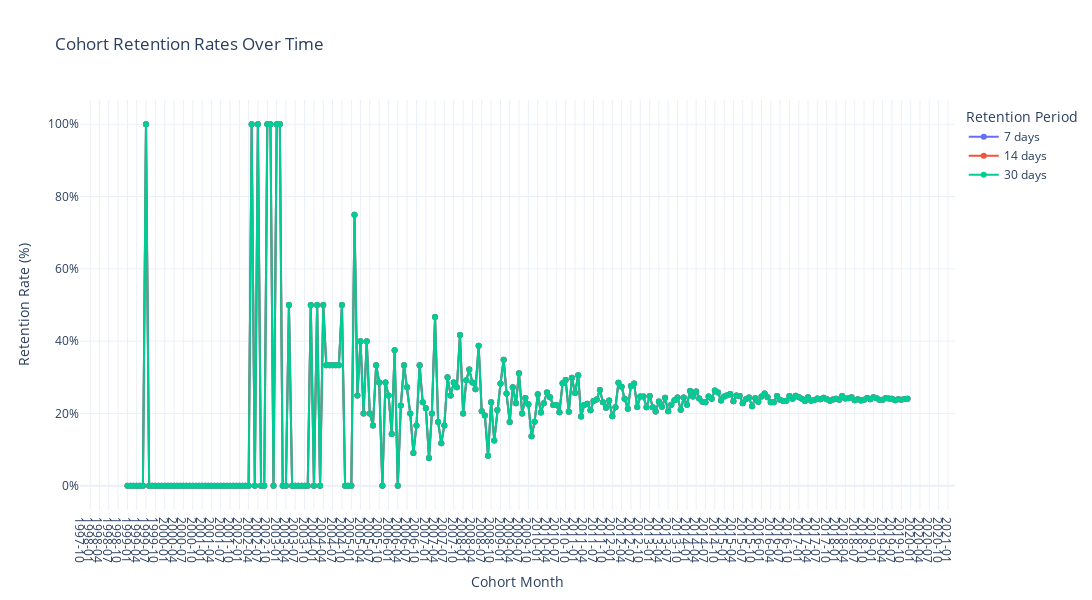
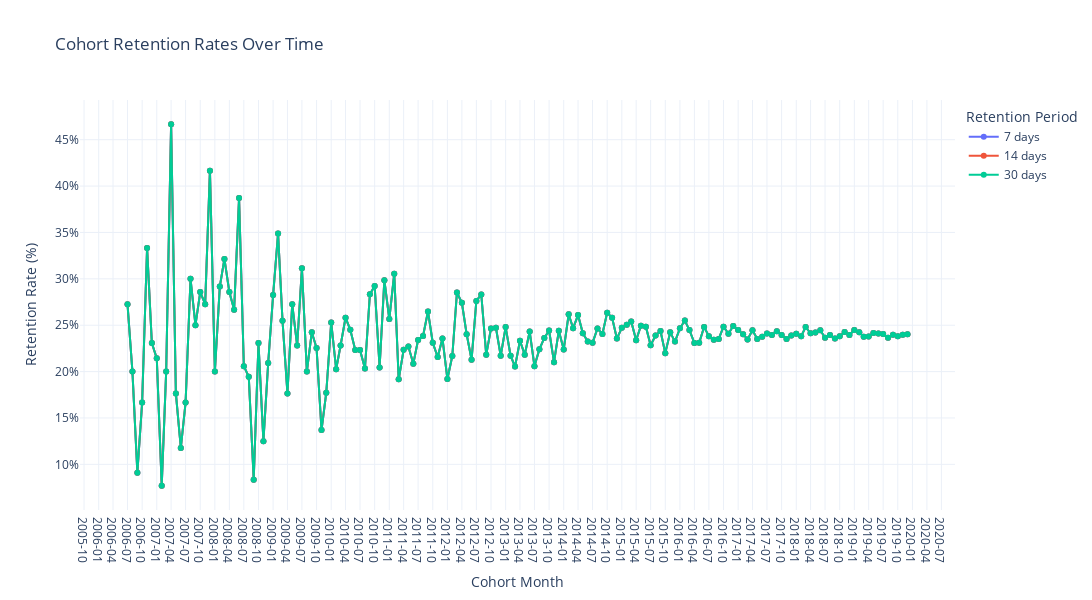
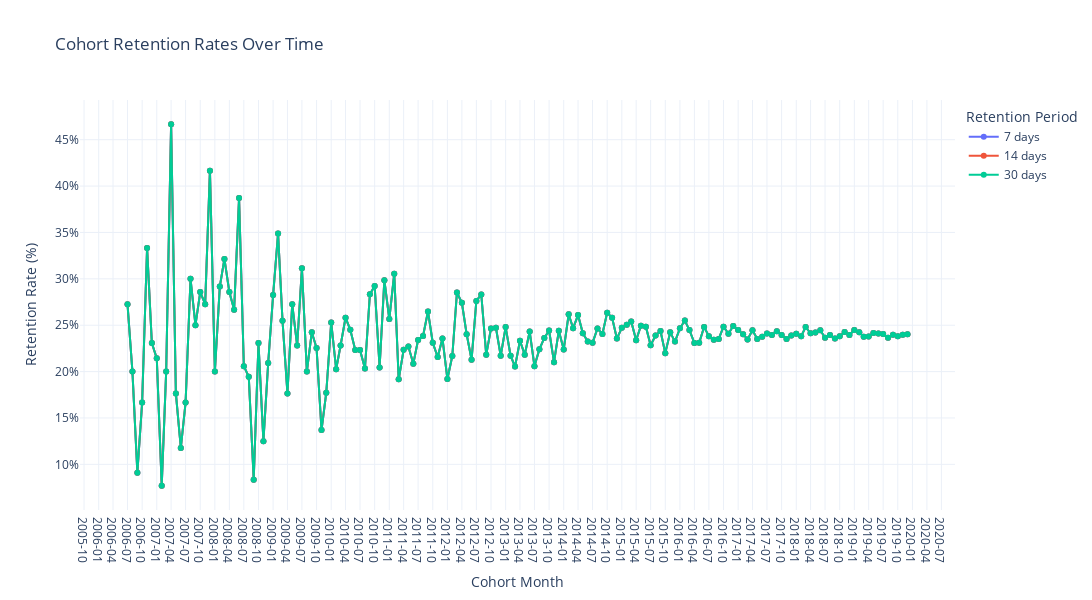

Notebook code for these charts, in order:
### Code cell
# Generate all cohort months
cohort_months = [(year, month) for year in range(1999, 2020) for month in range(1, 13)]

# Get results
results = cohort_retention_batch(df, cohort_months, [7, 14, 30])

# Plot with Plotly
plot_cohort_retention_plotly(results, retention_days=[7, 14, 30])

# Optional: Filter out small cohorts (e.g., only show cohorts with at least 10 users)
plot_cohort_retention_plotly(results, retention_days=[7, 14, 30], min_cohort_size=10)

### Figure 1 — Plotly figure (JSON) as saved in the notebook; plotly's stock layout.template omitted (floating-point values rounded to 4 significant figures; data arrays with more than 128 entries replaced by an {"elided": "..."} marker saying what was removed)
{"data": [{"customdata": {"elided": "252x1 int values"}, "hovertemplate": "Retention Period=7 days<br>Cohort Month=%{x}<br>Retention Rate (%)=%{y}<br>cohort_size=%{customdata[0]}<extra></extra>", "legendgroup": "7 days", "line": {"color": "#636efa", "dash": "solid"}, "marker": {"symbol": "circle"}, "mode": "lines+markers", "name": "7 days", "orientation": "v", "showlegend": true, "type": "scatter", "x": {"elided": "252 str values"}, "xaxis": "x", "y": {"elided": "252 float values"}, "yaxis": "y"}, {"customdata": {"elided": "252x1 int values"}, "hovertemplate": "Retention Period=14 days<br>Cohort Month=%{x}<br>Retention Rate (%)=%{y}<br>cohort_size=%{customdata[0]}<extra></extra>", "legendgroup": "14 days", "line": {"color": "#EF553B", "dash": "solid"}, "marker": {"symbol": "circle"}, "mode": "lines+markers", "name": "14 days", "orientation": "v", "showlegend": true, "type": "scatter", "x": {"elided": "252 str values"}, "xaxis": "x", "y": {"elided": "252 float values"}, "yaxis": "y"}, {"customdata": {"elided": "252x1 int values"}, "hovertemplate": "Retention Period=30 days<br>Cohort Month=%{x}<br>Retention Rate (%)=%{y}<br>cohort_size=%{customdata[0]}<extra></extra>", "legendgroup": "30 days", "line": {"color": "#00cc96", "dash": "solid"}, "marker": {"symbol": "circle"}, "mode": "lines+markers", "name": "30 days", "orientation": "v", "showlegend": true, "type": "scatter", "x": {"elided": "252 str values"}, "xaxis": "x", "y": {"elided": "252 float values"}, "yaxis": "y"}], "layout": {"height": 600, "hovermode": "x unified", "legend": {"title": {"text": "Retention Period"}, "tracegroupgap": 0, "x": 1.01, "xanchor": "left", "y": 0.99, "yanchor": "top"}, "title": {"text": "Cohort Retention Rates Over Time"}, "width": 1200, "xaxis": {"anchor": "y", "domain": [0, 1], "dtick": "M3", "tickformat": "%Y-%m", "title": {"text": "Cohort Month"}}, "yaxis": {"anchor": "x", "domain": [0, 1], "ticksuffix": "%", "title": {"text": "Retention Rate (%)"}}}}

### Figure 2 — Plotly figure (JSON) as saved in the notebook; plotly's stock layout.template omitted (floating-point values rounded to 4 significant figures; data arrays with more than 128 entries replaced by an {"elided": "..."} marker saying what was removed)
{"data": [{"customdata": {"elided": "162x1 int values"}, "hovertemplate": "Retention Period=7 days<br>Cohort Month=%{x}<br>Retention Rate (%)=%{y}<br>cohort_size=%{customdata[0]}<extra></extra>", "legendgroup": "7 days", "line": {"color": "#636efa", "dash": "solid"}, "marker": {"symbol": "circle"}, "mode": "lines+markers", "name": "7 days", "orientation": "v", "showlegend": true, "type": "scatter", "x": {"elided": "162 str values"}, "xaxis": "x", "y": {"elided": "162 float values"}, "yaxis": "y"}, {"customdata": {"elided": "162x1 int values"}, "hovertemplate": "Retention Period=14 days<br>Cohort Month=%{x}<br>Retention Rate (%)=%{y}<br>cohort_size=%{customdata[0]}<extra></extra>", "legendgroup": "14 days", "line": {"color": "#EF553B", "dash": "solid"}, "marker": {"symbol": "circle"}, "mode": "lines+markers", "name": "14 days", "orientation": "v", "showlegend": true, "type": "scatter", "x": {"elided": "162 str values"}, "xaxis": "x", "y": {"elided": "162 float values"}, "yaxis": "y"}, {"customdata": {"elided": "162x1 int values"}, "hovertemplate": "Retention Period=30 days<br>Cohort Month=%{x}<br>Retention Rate (%)=%{y}<br>cohort_size=%{customdata[0]}<extra></extra>", "legendgroup": "30 days", "line": {"color": "#00cc96", "dash": "solid"}, "marker": {"symbol": "circle"}, "mode": "lines+markers", "name": "30 days", "orientation": "v", "showlegend": true, "type": "scatter", "x": {"elided": "162 str values"}, "xaxis": "x", "y": {"elided": "162 float values"}, "yaxis": "y"}], "layout": {"height": 600, "hovermode": "x unified", "legend": {"title": {"text": "Retention Period"}, "tracegroupgap": 0, "x": 1.01, "xanchor": "left", "y": 0.99, "yanchor": "top"}, "title": {"text": "Cohort Retention Rates Over Time"}, "width": 1200, "xaxis": {"anchor": "y", "domain": [0, 1], "dtick": "M3", "tickformat": "%Y-%m", "title": {"text": "Cohort Month"}}, "yaxis": {"anchor": "x", "domain": [0, 1], "ticksuffix": "%", "title": {"text": "Retention Rate (%)"}}}}

### Figure 3 — Plotly figure (JSON) as saved in the notebook; plotly's stock layout.template omitted (floating-point values rounded to 4 significant figures; data arrays with more than 128 entries replaced by an {"elided": "..."} marker saying what was removed)
{"data": [{"customdata": {"elided": "162x1 int values"}, "hovertemplate": "Retention Period=7 days<br>Cohort Month=%{x}<br>Retention Rate (%)=%{y}<br>cohort_size=%{customdata[0]}<extra></extra>", "legendgroup": "7 days", "line": {"color": "#636efa", "dash": "solid"}, "marker": {"symbol": "circle"}, "mode": "lines+markers", "name": "7 days", "orientation": "v", "showlegend": true, "type": "scatter", "x": {"elided": "162 str values"}, "xaxis": "x", "y": {"elided": "162 float values"}, "yaxis": "y"}, {"customdata": {"elided": "162x1 int values"}, "hovertemplate": "Retention Period=14 days<br>Cohort Month=%{x}<br>Retention Rate (%)=%{y}<br>cohort_size=%{customdata[0]}<extra></extra>", "legendgroup": "14 days", "line": {"color": "#EF553B", "dash": "solid"}, "marker": {"symbol": "circle"}, "mode": "lines+markers", "name": "14 days", "orientation": "v", "showlegend": true, "type": "scatter", "x": {"elided": "162 str values"}, "xaxis": "x", "y": {"elided": "162 float values"}, "yaxis": "y"}, {"customdata": {"elided": "162x1 int values"}, "hovertemplate": "Retention Period=30 days<br>Cohort Month=%{x}<br>Retention Rate (%)=%{y}<br>cohort_size=%{customdata[0]}<extra></extra>", "legendgroup": "30 days", "line": {"color": "#00cc96", "dash": "solid"}, "marker": {"symbol": "circle"}, "mode": "lines+markers", "name": "30 days", "orientation": "v", "showlegend": true, "type": "scatter", "x": {"elided": "162 str values"}, "xaxis": "x", "y": {"elided": "162 float values"}, "yaxis": "y"}], "layout": {"height": 600, "hovermode": "x unified", "legend": {"title": {"text": "Retention Period"}, "tracegroupgap": 0, "x": 1.01, "xanchor": "left", "y": 0.99, "yanchor": "top"}, "title": {"text": "Cohort Retention Rates Over Time"}, "width": 1200, "xaxis": {"anchor": "y", "domain": [0, 1], "dtick": "M3", "tickformat": "%Y-%m", "title": {"text": "Cohort Month"}}, "yaxis": {"anchor": "x", "domain": [0, 1], "ticksuffix": "%", "title": {"text": "Retention Rate (%)"}}}}
